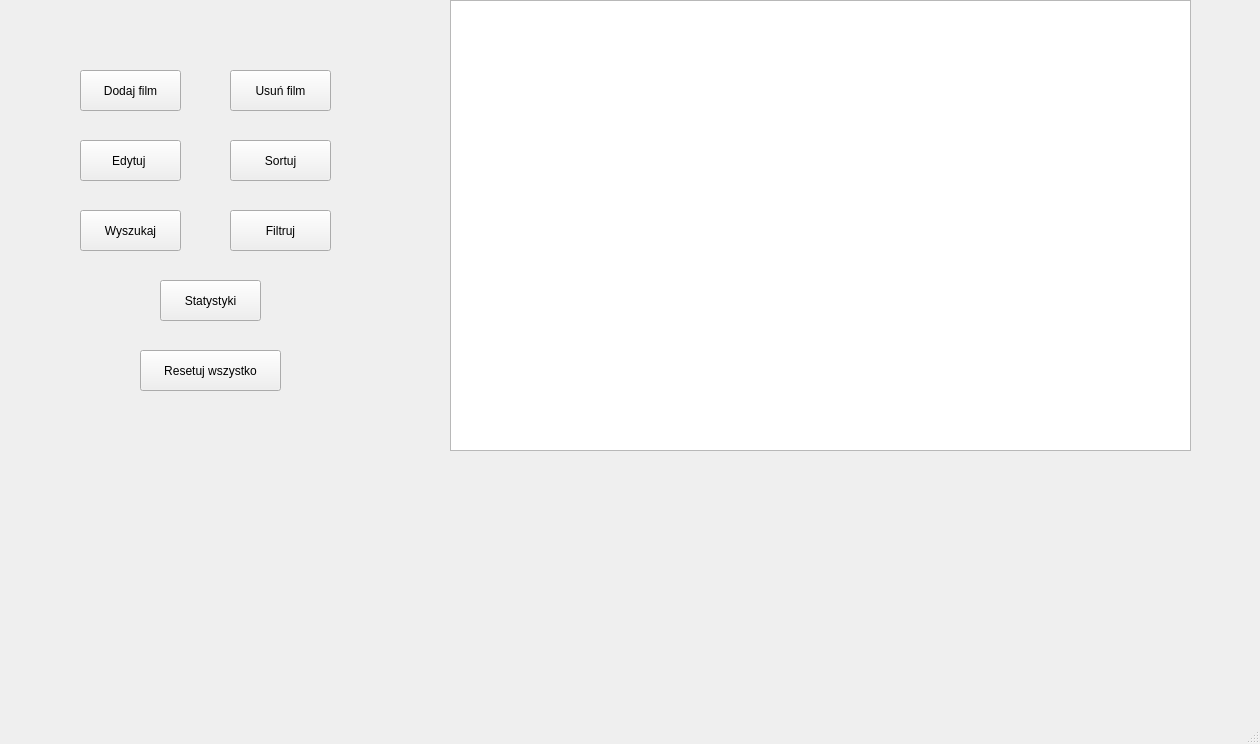
<?xml version="1.0" encoding="UTF-8"?>
<ui version="4.0">
 <class>MainWindow</class>
 <widget class="QMainWindow" name="MainWindow">
  <property name="enabled">
   <bool>true</bool>
  </property>
  <property name="geometry">
   <rect>
    <x>0</x>
    <y>0</y>
    <width>1260</width>
    <height>744</height>
   </rect>
  </property>
  <property name="windowTitle">
   <string>MainWindow</string>
  </property>
  <widget class="QWidget" name="centralwidget">
   <widget class="QTableView" name="tableView">
    <property name="geometry">
     <rect>
      <x>450</x>
      <y>0</y>
      <width>741</width>
      <height>451</height>
     </rect>
    </property>
    <property name="sortingEnabled">
     <bool>false</bool>
    </property>
   </widget>
   <widget class="QPushButton" name="addButton">
    <property name="geometry">
     <rect>
      <x>80</x>
      <y>70</y>
      <width>101</width>
      <height>41</height>
     </rect>
    </property>
    <property name="text">
     <string>Dodaj film</string>
    </property>
   </widget>
   <widget class="QPushButton" name="deleteButton">
    <property name="geometry">
     <rect>
      <x>230</x>
      <y>70</y>
      <width>101</width>
      <height>41</height>
     </rect>
    </property>
    <property name="text">
     <string>Usuń film</string>
    </property>
   </widget>
   <widget class="QPushButton" name="editButton">
    <property name="geometry">
     <rect>
      <x>80</x>
      <y>140</y>
      <width>101</width>
      <height>41</height>
     </rect>
    </property>
    <property name="text">
     <string>Edytuj </string>
    </property>
   </widget>
   <widget class="QPushButton" name="filterButton">
    <property name="geometry">
     <rect>
      <x>230</x>
      <y>210</y>
      <width>101</width>
      <height>41</height>
     </rect>
    </property>
    <property name="text">
     <string>Filtruj</string>
    </property>
   </widget>
   <widget class="QPushButton" name="searchButton">
    <property name="geometry">
     <rect>
      <x>80</x>
      <y>210</y>
      <width>101</width>
      <height>41</height>
     </rect>
    </property>
    <property name="text">
     <string>Wyszukaj</string>
    </property>
   </widget>
   <widget class="QPushButton" name="sortButton">
    <property name="geometry">
     <rect>
      <x>230</x>
      <y>140</y>
      <width>101</width>
      <height>41</height>
     </rect>
    </property>
    <property name="text">
     <string>Sortuj</string>
    </property>
   </widget>
   <widget class="QStackedWidget" name="stackedWidget">
    <property name="geometry">
     <rect>
      <x>30</x>
      <y>460</y>
      <width>1021</width>
      <height>251</height>
     </rect>
    </property>
    <property name="minimumSize">
     <size>
      <width>1021</width>
      <height>191</height>
     </size>
    </property>
    <property name="maximumSize">
     <size>
      <width>1021</width>
      <height>16777215</height>
     </size>
    </property>
    <widget class="QWidget" name="page"/>
    <widget class="QWidget" name="page_2"/>
   </widget>
   <widget class="QPushButton" name="statsButton">
    <property name="geometry">
     <rect>
      <x>160</x>
      <y>280</y>
      <width>101</width>
      <height>41</height>
     </rect>
    </property>
    <property name="text">
     <string>Statystyki</string>
    </property>
   </widget>
   <widget class="QPushButton" name="resetAllButton">
    <property name="geometry">
     <rect>
      <x>140</x>
      <y>350</y>
      <width>141</width>
      <height>41</height>
     </rect>
    </property>
    <property name="text">
     <string>Resetuj wszystko</string>
    </property>
   </widget>
  </widget>
  <widget class="QMenuBar" name="menubar">
   <property name="geometry">
    <rect>
     <x>0</x>
     <y>0</y>
     <width>1260</width>
     <height>25</height>
    </rect>
   </property>
  </widget>
  <widget class="QStatusBar" name="statusbar"/>
 </widget>
 <resources/>
 <connections/>
</ui>
